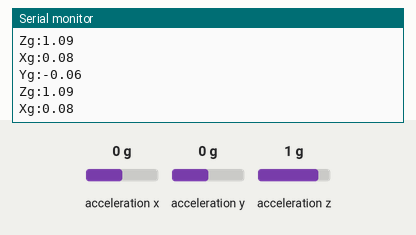
A sketch run on a simulated Arduino Uno, built with avr-gcc and run on an emulated ATmega328P. On the bench: the last lines printed to the serial monitor. Wiring (inferred from the names in the program): ADXL345 accelerometer at I2C address 0x53. The inputs (shaded band) are chosen by the test bench; at power-on: acceleration x 0 g, acceleration z 1 g, acceleration y 0 g.

Above: at 1.3 s.
1.4 s: acceleration x set to -1.4 g
At 2.5 s:
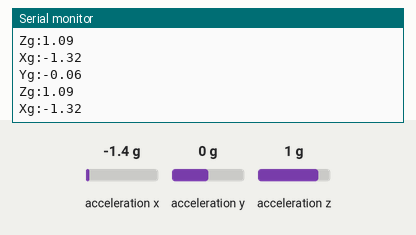
2.9 s: acceleration z set to -0.8 g
At 3.5 s:
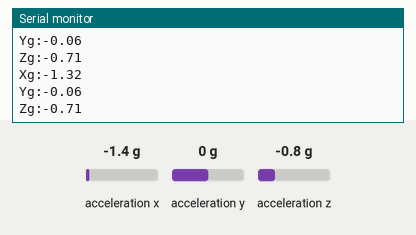
5.9 s: acceleration y set to 0.8 g
At 6.9 s:
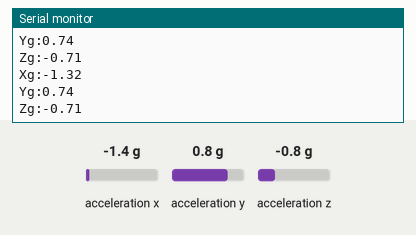
8.9 s: acceleration x set to 1.4 g
At 9.7 s:
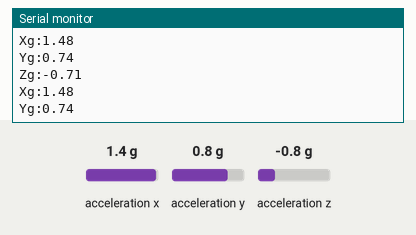
Timing chart, 0 to 11.9 s (numbered marks = the images above; inputs shaded):
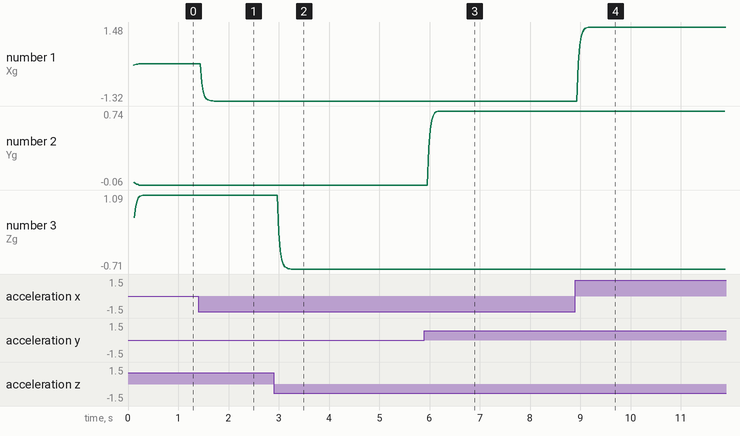

The sketch:

xyz_out.ino
```cpp
// (licence header left out)
#include <Wire.h>
#include <ADXL345.h>

const float alpha = 0.5;

double fXg = 0;
double fYg = 0;
double fZg = 0;

ADXL345 acc;

void setup()
{
	acc.begin();
	Serial.begin(9600);
	delay(100);
}


void loop()
{
	double pitch, roll, Xg, Yg, Zg;
	acc.read(&Xg, &Yg, &Zg);

	//Low Pass Filter
	fXg = Xg * alpha + (fXg * (1.0 - alpha));
	fYg = Yg * alpha + (fYg * (1.0 - alpha));
	fZg = Zg * alpha + (fZg * (1.0 - alpha));

	//Roll & Pitch Equations
	roll  = (atan2(-fYg, fZg)*180.0)/M_PI;
	pitch = (atan2(fXg, sqrt(fYg*fYg + fZg*fZg))*180.0)/M_PI;

	Serial.print("Xg");
	Serial.print(":");
	Serial.println(fXg);
	Serial.print("Yg");
	Serial.print(":");
	Serial.println(fYg);
	Serial.print("Zg");
	Serial.print(":");
	Serial.println(fZg);

	delay(10);
}
```

Measured:
- after the input at 1.4 s, the serial monitor: prints a new line after 0.07 s (image 1)
- after the input at 2.9 s, the serial monitor: prints a new line after 0.10 s (image 2)
- after the input at 5.9 s, the serial monitor: prints a new line after 0.08 s (image 3)
- after the input at 8.9 s, the serial monitor: prints a new line after 0.06 s (image 4)
- plotted number 1: 0.08 → -1.32 after the input at 1.4 s, -1.32 → 1.48 after the input at 8.9 s
- plotted number 2: -0.06 → 0.74 after the input at 5.9 s
- plotted number 3: 1.09 → -0.71 after the input at 2.9 s
